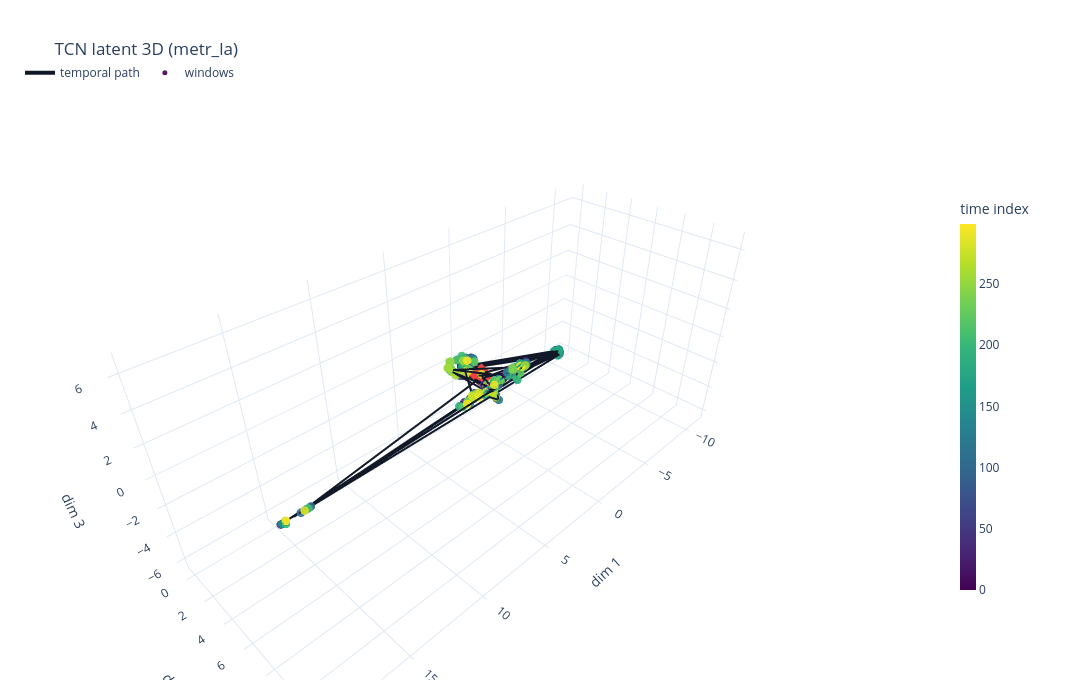

The notebook cell saved with this chart:
### Code cell
coords3 = project_umap_3d(lat, random_state=SEED)

if len(coords3) > PLOT_3D_MAX_POINTS:
    idx = np.linspace(0, len(coords3)-1, PLOT_3D_MAX_POINTS, dtype=int)
    c3 = coords3[idx]
    t3 = time_idx[idx]
else:
    c3 = coords3
    t3 = time_idx

traj_n = min(len(coords3), PLOT_3D_TRAJ_POINTS)
traj_idx = np.linspace(0, len(coords3)-1, max(2, traj_n), dtype=int)
ct = coords3[traj_idx]

fig = go.Figure(data=[
    go.Scatter3d(
        x=ct[:,0], y=ct[:,1], z=ct[:,2], mode="lines",
        name="temporal path", line=dict(color="#111827", width=4),
    ),
    go.Scatter3d(
        x=c3[:,0], y=c3[:,1], z=c3[:,2], mode="markers", name="windows",
        marker=dict(size=5, color=t3, colorscale="Viridis", opacity=0.9,
                    showscale=True, colorbar=dict(title="time index", x=1.02, y=0.5, len=0.72, thickness=16)),
        hovertemplate="t=%{marker.color:.0f}<br>x=%{x:.3f}<br>y=%{y:.3f}<br>z=%{z:.3f}<extra></extra>",
    ),
    go.Scatter3d(x=[c3[0,0]], y=[c3[0,1]], z=[c3[0,2]], mode="markers", name="start", marker=dict(size=8, color="#22c55e"), showlegend=False),
    go.Scatter3d(x=[c3[-1,0]], y=[c3[-1,1]], z=[c3[-1,2]], mode="markers", name="end", marker=dict(size=8, color="#ef4444", symbol="diamond"), showlegend=False),
])

fig.update_layout(
    template="plotly_white",
    title=f"{MODEL_NAME.upper()} latent 3D ({DATASET})",
    scene=dict(aspectmode="data", xaxis_title="dim 1", yaxis_title="dim 2", zaxis_title="dim 3"),
    margin=dict(l=20, r=160, t=110, b=20),
    legend=dict(orientation="h", yanchor="bottom", y=1.04, xanchor="left", x=0.0),
    width=1300,
    height=700,
)
fig.show()

### Figure 1 — Plotly figure (JSON) as saved in the notebook; plotly's stock layout.template omitted (floating-point values rounded to 4 significant figures; data arrays with more than 128 entries replaced by an {"elided": "..."} marker saying what was removed)
{"data": [{"line": {"color": "#111827", "width": 4}, "mode": "lines", "name": "temporal path", "type": "scatter3d", "x": [7.453, 7.748, 7.592, -10.69, 3.901, 6.559, 5.642, 7.557, 7.537, 19.5, 8.758, 7.976, 7.997, -10.88, 3.855, 3.884, -10.6, 4.094, 5.609, 2.83, 7.231, 3.706, 9.131, 7.971, 4.04, 8.488, 7.861, 8.039, 3.534, 18.85, -10.92, 3.114, -10.8, -10.99, 3.042, -10.72, 6.202, 8.646, 6.409, 2.987, 6.584, 3.899, 6.783, 4.019, 9.944, 4.247, 18.99, 9.25, 6.442, 2.746, 4.117, 2.834, 7.931, 8.978, 2.944, 8.435, 6.226, 9.448, 8.776, 3.826], "y": [10.23, 9.733, 11.06, -0.08748, 6.319, 10.7, 10.45, 9.333, 9.646, 11.25, 11.49, 10.5, 9.538, -0.2586, 5.907, 6.435, -0.06128, 6.66, 10.45, 3.75, 10.86, 5.978, 11.2, 9.685, 7.294, 11.21, 10.21, 11.45, 5.336, 11.51, 0.01428, 3.863, -0.1171, -0.1116, 3.354, -0.4515, 8.706, 10.69, 10.46, 2.488, 10.72, 6.558, 10.3, 6.725, 10.61, 6.98, 11.33, 10.21, 8.66, 3.565, 7.053, 2.256, 10.71, 10.3, 3.514, 9.738, 9.026, 11.09, 11.32, 5.724], "z": [4.767, 4.133, 5.669, -6.23, 0.8454, 5.027, 5.257, 3.854, 4.056, 5.034, 5.754, 4.772, 4.0, -5.999, 1.286, 0.8404, -5.83, 0.6802, 5.166, -0.08473, 5.505, 0.7703, 5.562, 4.116, 0.5889, 5.522, 4.495, 6.19, 0.8582, 5.305, -6.221, 0.6421, -5.959, -6.212, 0.5231, -6.054, 3.239, 4.977, 5.261, -0.1474, 4.919, 0.658, 4.978, 0.857, 4.885, 1.16, 5.112, 4.636, 3.401, -0.2036, 0.7727, -0.4814, 4.855, 4.693, 0.2016, 4.193, 3.521, 5.419, 5.658, 1.372]}, {"hovertemplate": "t=%{marker.color:.0f}<br>x=%{x:.3f}<br>y=%{y:.3f}<br>z=%{z:.3f}<extra></extra>", "marker": {"color": {"elided": "200 float values"}, "colorbar": {"len": 0.72, "thickness": 16, "title": {"text": "time index"}, "x": 1.02, "y": 0.5}, "colorscale": [[0, "#440154"], [0.1111, "#482878"], [0.2222, "#3e4989"], [0.3333, "#31688e"], [0.4444, "#26828e"], [0.5556, "#1f9e89"], [0.6667, "#35b779"], [0.7778, "#6ece58"], [0.8889, "#b5de2b"], [1, "#fde725"]], "opacity": 0.9, "showscale": true, "size": 5}, "mode": "markers", "name": "windows", "type": "scatter3d", "x": {"elided": "200 float values"}, "y": {"elided": "200 float values"}, "z": {"elided": "200 float values"}}, {"marker": {"color": "#22c55e", "size": 8}, "mode": "markers", "name": "start", "showlegend": false, "type": "scatter3d", "x": [7.453], "y": [10.23], "z": [4.767]}, {"marker": {"color": "#ef4444", "size": 8, "symbol": "diamond"}, "mode": "markers", "name": "end", "showlegend": false, "type": "scatter3d", "x": [3.826], "y": [5.724], "z": [1.372]}], "layout": {"height": 700, "legend": {"orientation": "h", "x": 0, "xanchor": "left", "y": 1.04, "yanchor": "bottom"}, "margin": {"b": 20, "l": 20, "r": 160, "t": 110}, "scene": {"aspectmode": "data", "xaxis": {"title": {"text": "dim 1"}}, "yaxis": {"title": {"text": "dim 2"}}, "zaxis": {"title": {"text": "dim 3"}}}, "title": {"text": "TCN latent 3D (metr_la)"}, "width": 1300}}
